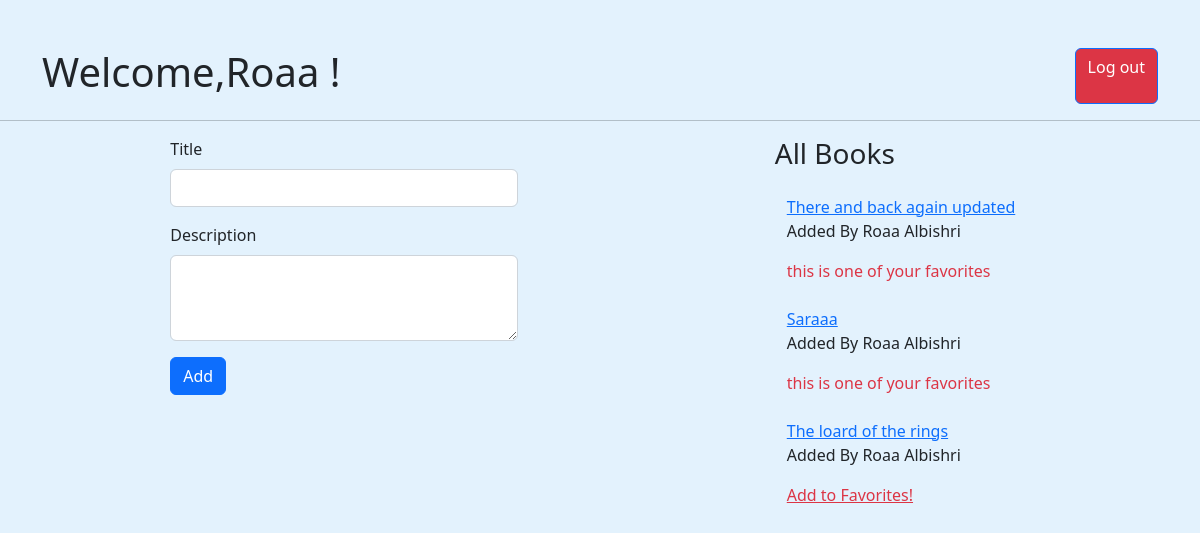
The app's page /show (signed in) with its own data.
### favBook_app/models.py (models this page shows)
class User(models.Model):
    fname = models.CharField(max_length=255)
    lname = models.CharField(max_length=255)
    email = models.EmailField(max_length=255)
    password = models.CharField(max_length=255)
    birthday = models.DateTimeField(default="1999-01-01")
    created_at = models.DateTimeField(auto_now_add=True)
    updated_at = models.DateTimeField(auto_now=True)
    objects = UserManager()

class Book(models.Model):
    title = models.CharField(max_length=255)
    description = models.TextField()
    created_at = models.DateTimeField(auto_now_add=True)
    updated_at = models.DateTimeField(auto_now=True)
    uploaded_by = models.ForeignKey(User,related_name="book_uploader",on_delete=models.CASCADE)
    users_who_like =models.ManyToManyField(User, related_name="liked_books")
    objects = BookManager()

### favBook_app/views.py (the view)
# urls.py: path('show',views.book_index),
def book_index(request):
    if 'user_id' not in request.session:
        return redirect('/')
    context = {
        'user': User.objects.get(id=request.session['user_id']),
        'books': Book.objects.all(),
    }
    return render(request, 'show_book.html', context)

### favBook_app/templates/show_book.html (shortened to what this page needs)
<!doctype html>
<html lang="en">
<head>
    <link rel="stylesheet" href="https://cdn.jsdelivr.net/npm/bootstrap@5.2.0-beta1/dist/css/bootstrap.min.css"
>
</head>
<body style="background-color: #e3f2fd;">
    <div >
    <div class="container d-flex justify-content-between mt-4 " >
        <h1> Welcome,{{user.fname}} ! </h1>
        <a class="btn btn-primary  text-bg-danger" href="/logout" role="button">Log out</a>
    </div>
    <hr>
</div>
    <div class="container d-flex  justify-content-between ">
        <div class="container col-md-4">
            <form action="/addbook" method="POST">
                <div class="mb-3 ">
                    <label for="title" class="form-label">Title</label>
                    <input type="text" class="form-control" name="title">
                </div>
                <div class="mb-3">
                    <label for="description" class="form-label">Description</label>
                    <textarea class="form-control" name="description" rows="3"></textarea>
                </div>
                <button type="submit" class="btn btn-primary">Add</button>
            </form>
        </div>
        <div class="border-1 container text-lg col-md-3">
            <h3 class="mb-4">All Books</h3>
            {% for book in books %}
            <div class="container mb-4 ">
                <a href="show/{{book.id}}">{{book.title}}</a>
                <p>
                    Added By {{book.uploaded_by.fname}} {{book.uploaded_by.lname}}
                </p>
                {% if user in book.users_who_like.all %}
                <p class="text-danger" >this is one of your favorites</p>
                {% else %}
                <a href="/likebook/{{book.id}}" class="text-danger">Add to Favorites!</a>
                {% endif %}
            </div>
            {% endfor %}
        </div>
    </div>
</body>
</html>

### records on screen
User: fname "Roaa"
Book: title "There and back again updated", uploaded_by.fname "Roaa", uploaded_by.lname "Albishri", shows "this is one of your favorites"
Book: title "Saraaa", uploaded_by.fname "Roaa", uploaded_by.lname "Albishri", shows "this is one of your favorites"
Book: title "The loard of the rings", uploaded_by.fname "Roaa", uploaded_by.lname "Albishri"
